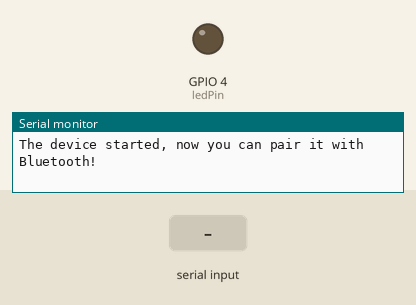
Simulated run of this sketch. Board: ESP32. Parts: output pins drawn as LEDs (lit = HIGH), the last lines printed to the serial monitor. The test bench sets the inputs (shaded band). Nothing arrives over Bluetooth unless stated.

Above: at 1.2 s.
1.3 s: "led_on\n" received over the second serial link
At 2.3 s:
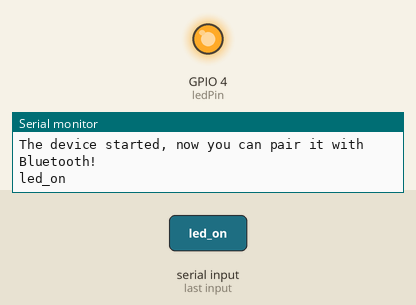
2.9 s: "led_off\n" received over the second serial link
At 4.2 s:
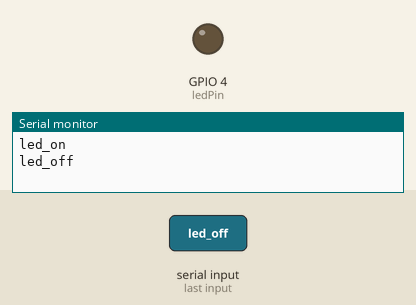
4.5 s: "led_on\n" received over Serial
At 5.1 s:
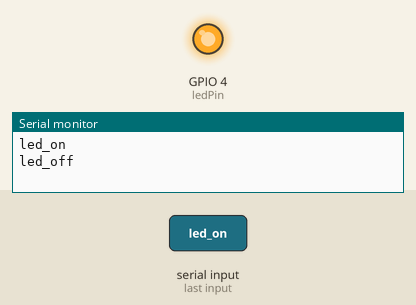
6.1 s: "led_off\n" received over Serial
At 7.3 s:
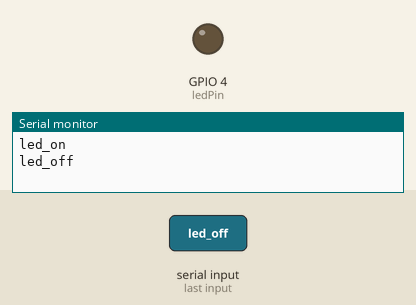
Timing chart, 0 to 9.1 s (numbered marks = the images above; inputs shaded):
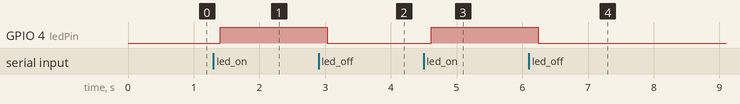

The sketch:

ESP32LedBluetoothFirmware.ino
```cpp
#include "BluetoothSerial.h"

// Check if Bluetooth configs are enabled
#if !defined(CONFIG_BT_ENABLED) || !defined(CONFIG_BLUEDROID_ENABLED)
#error Bluetooth is not enabled! Please run `make menuconfig` and enable it
#endif

// Bluetooth Serial object
BluetoothSerial SerialBT;

// GPIO where LED is connected to
const int ledPin =  4;
// Handle received and sent messages
String message = "";

// Variable to track the LED state
bool ledState = false;

// Variable to track connection status
bool isConnected = false;

void setup()
{
    pinMode(ledPin, OUTPUT);
    digitalWrite(ledPin, LOW); // Initialize LED to OFF
    Serial.begin(115200);

    // Bluetooth device name
    SerialBT.begin("ESP32"); // Your mobile phone should detect this name
    Serial.println("The device started, now you can pair it with Bluetooth!");
}

void loop()
{
    // Check for a new connection
    if (SerialBT.hasClient() && !isConnected)
    {
        isConnected = true;
        // Send the current LED state when a new connection is established
        if (ledState)
        {
            SerialBT.println("The LED is ON");
        }
        else
        {
            SerialBT.println("The LED is OFF");
        }
    }

    // Check if the connection is lost
    if (!SerialBT.hasClient() && isConnected)
    {
        isConnected = false;
        Serial.println("Bluetooth device disconnected");
    }

    // Read from the serial monitor
    if (Serial.available())
    {
        char inputChar = Serial.read();
        if (inputChar != '\n')
        {
            message += String(inputChar);
        }
        else
        {
            message = "";
        }
    }

    // Read from Bluetooth
    if (SerialBT.available())
    {
        char inputChar = SerialBT.read();
        if (inputChar != '\n')
        {
            message += String(inputChar);
        }
        else
        {
            message = "";
        }
        Serial.write(inputChar);
    }

    // Handle "led_on" and "led_off" messages
    if (message == "led_on")
    {
        digitalWrite(ledPin, HIGH);
        ledState = true; // Update LED state
        SerialBT.println("The LED is ON");
    }
    else if (message == "led_off")
    {
        digitalWrite(ledPin, LOW);
        ledState = false; // Update LED state
        SerialBT.println("The LED is OFF");
    }

    delay(20);
}
```

Measured:
- after the input at 1.3 s, GPIO 4 (ledPin): LOW → HIGH after 0.10 s
- after the input at 2.9 s, GPIO 4 (ledPin): HIGH → LOW after 0.13 s
- after the input at 4.5 s, GPIO 4 (ledPin): LOW → HIGH after 0.11 s
- after the input at 6.1 s, GPIO 4 (ledPin): HIGH → LOW after 0.14 s
